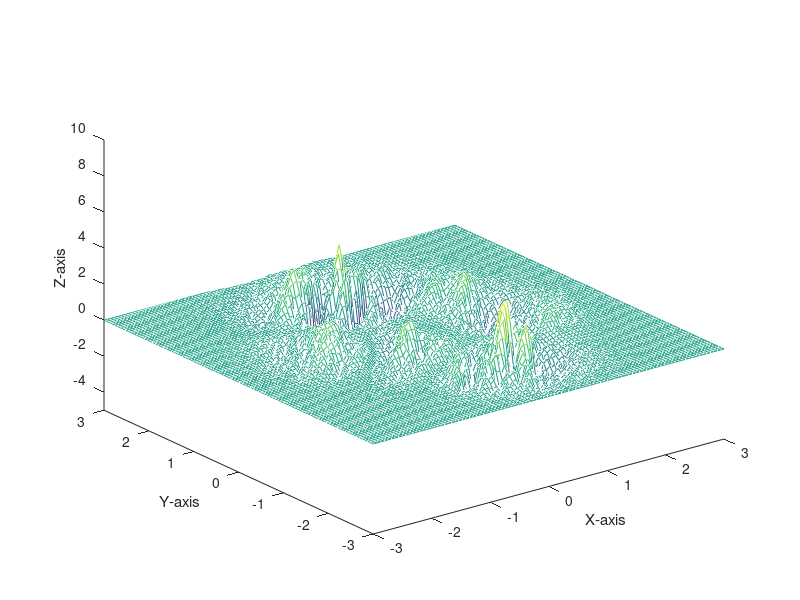

Write the MATLAB code that produced this figure.
z = zeros(100,100);x = linspace(1,1,100);y = linspace(1,1,100);
for j = 2:100
    for i = 2:100
        if (rand(1) < 0.5)
            z(j,i) = (z(j,i-1) + z(j-1,i) + z(j-1,i-1))./3 + 0.1;
        else
            z(j,i) = (z(j,i-1) + z(j-1,i) + z(j-1,i-1))./3 - 0.1;
        end
    end
end
[xx,yy]=meshgrid(x,y);
mesh(xx,yy,z);

[X,Y,Z]=peaks(100); grid off;
Z = Z.*z;grid off;
mesh(X,Y,Z);grid off;
zlim([-5 10]);
xlabel('X-axis'),ylabel('Y-axis'),zlabel('Z-axis');